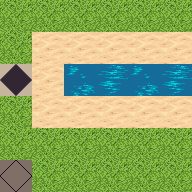

The image is a tile-based game level rendered from a .tmx file. Its description and source (layers, tilesets, objects; grid data summarised) follow:
An orthogonal 6x6 tile map with 32x32 px tiles, 1 tile layer (ground).

<map version="1.0" orientation="orthogonal" renderorder="right-down" width="6" height="6" tilewidth="32" tileheight="32" nextobjectid="1">
 <tileset firstgid="1" name="terrain" tilewidth="32" tileheight="32" tilecount="1024">
  <image source="terrain.png" width="1024" height="1024" />
  <tile id="187">
   <properties>
    <property name="unavailable" value="1" />
   </properties>
  </tile>
  <tile id="188">
   <properties>
    <property name="unavailable" value="1" />
   </properties>
  </tile>
  <tile id="295">
   <properties>
    <property name="splitter" value="1" />
   </properties>
  </tile>
  <tile id="370">
   <properties>
    <property name="splitter" value="1" />
   </properties>
  </tile>
  <tile id="620">
   <properties>
    <property name="restriction" value="source" />
   </properties>
  </tile>
  <tile id="621">
   <properties>
    <property name="restriction" value="target" />
   </properties>
  </tile>
 </tileset>
 <layer name="ground" width="6" height="6">
  <data>[36 cells, 36 non-empty, 6 distinct tile ids]</data>
 </layer>
</map>
